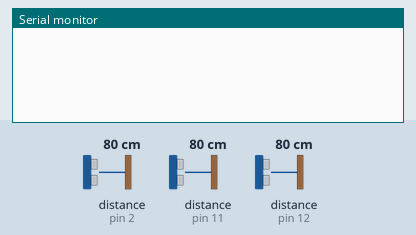
Simulated run of this sketch. Board: Arduino Uno, built with avr-gcc and run on an emulated ATmega328P. Parts: the last lines printed to the serial monitor. Inputs (shaded band) come from the test bench; at power-on: distance to the obstacle (sensors on pin 2, pin 11, pin 12) 80 cm. The echo pulse lasts 58.3 µs per cm.

Above: at 2.2 s.
2.3 s: distance to the obstacle (sensor on pin 2) set to 2 cm
At 5.2 s:
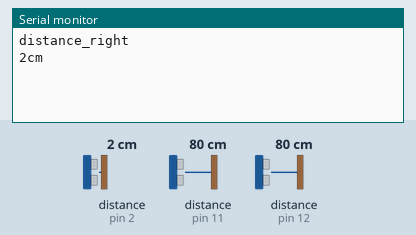
5.7 s: distance to the obstacle (sensor on pin 11) set to 2 cm
At 7.2 s:
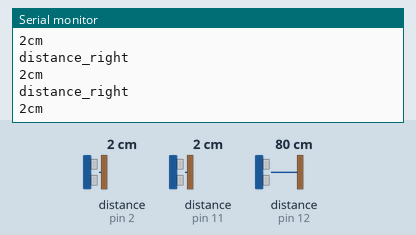
9.9 s: distance to the obstacle (sensor on pin 11) set to 4 cm
At 11.5 s:
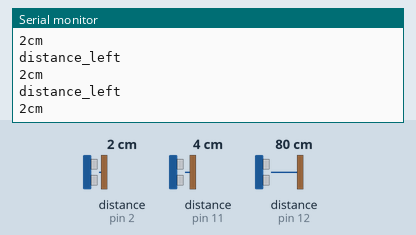

The sketch:

IGVC_Murphy.ino
```cpp
#include "SR04.h"

//Define Variables
#define TRIG_PIN_Right 11
#define ECHO_PIN_Right 10
#define TRIG_PIN_Mid 12
#define ECHO_PIN_Mid 13
#define TRIG_PIN_Left 2
#define ECHO_PIN_Left 3
int tooClose = 15;

//Setup Echo and Trig Pins
SR04 sr04 = SR04(ECHO_PIN_Right, TRIG_PIN_Right);
SR04 sr05 = SR04(ECHO_PIN_Mid, TRIG_PIN_Mid);
SR04 sr06 = SR04(ECHO_PIN_Left, TRIG_PIN_Left);
long a;
long b;
long c;

void setup() {
  Serial.begin(9600);//Initialization of Serial Port
  delay(1000);
}

void loop() {
Obstacle_detection ();

}


void Obstacle_detection (){

  //Define distances
  a = sr04.Distance();
  b = sr05.Distance();
  c = sr06.Distance();

  delay(1000);

//if statement to determine what
  if (a < tooClose) {
    Serial.println("distance_left");
    Serial.print(a);
    Serial.println("cm");//The difference between "Serial.print" and "Serial.println"
    //is that "Serial.println" can change lines.
  } else if (b < tooClose) {
    Serial.println("distance_mid");
    Serial.print(b);
    Serial.println("cm");//The difference between "Serial.print" and "Serial.println"
    //is that "Serial.println" can change lines.
  } else if (c < tooClose) {
    Serial.println("distance_right");
    Serial.print(c);
    Serial.println("cm");//The difference between "Serial.print" and "Serial.println"
    //is that "Serial.println" can change lines.
  }
}
```

Measured:
- after the input at 2.3 s, the serial monitor: prints a new line after 2.0 s (image 1)
